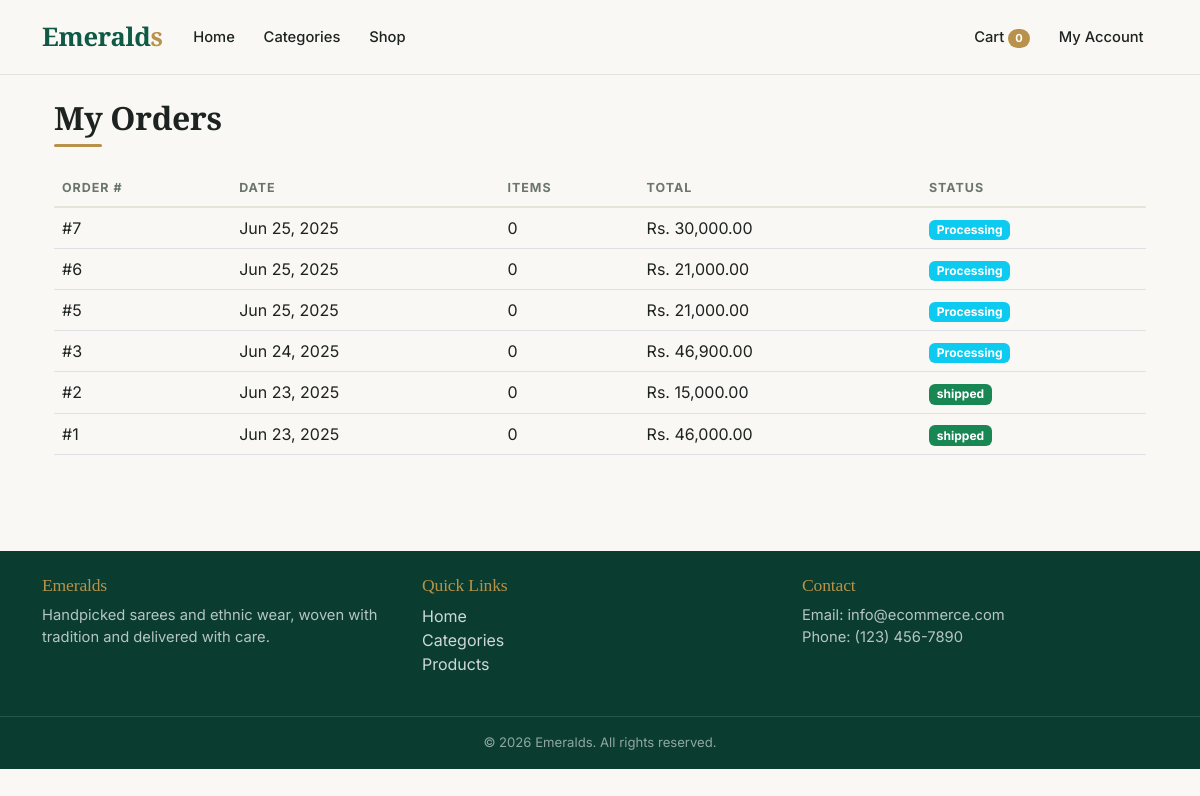
The page /customer/orders.php (signed in) on the database its author committed.
### tables this page shows
CREATE TABLE `orders` (
  `orderID` int(11) NOT NULL,
  `CustomerID` int(11) NOT NULL,
  `orderDate` datetime NOT NULL,
  `status` varchar(50) NOT NULL,
  `totalAmount` decimal(10,2) NOT NULL,
  `taxAmount` decimal(10,2) NOT NULL,
  `shippingAmount` decimal(10,2) NOT NULL,
  `discountAmount` decimal(10,2) DEFAULT 0.00,
  `paymentMethod` varchar(50) NOT NULL,
  `shippingAddress` text NOT NULL,
  `billingAddress` text NOT NULL,
  `notes` text DEFAULT NULL
);

### includes/functions.php (called while the page is built, shortened)
<?php
function getStatusBadge($status)
{
    switch (strtolower($status)) {
        case 'processing':
            return 'info';
        case 'shipped':
        case 'delivered':
        case 'completed':
            return 'success';
    }
}
function formatDate($dateString, $format = 'M d, Y')
{
    return date($format, strtotime($dateString));
}

### customer/orders.php (the view, shortened to what this page needs)
<?php
require_once '../includes/db_connect.php';
require_once '../includes/functions.php';
require_once '../includes/header.php';
$customer = $pdo->query("SELECT CustomerID FROM customer WHERE username = '{$_SESSION['username']}'")->fetch();
$customerId = $customer['CustomerID'];
$orders = $pdo->query("
    SELECT * FROM `orders`
    WHERE CustomerID = $customerId
    ORDER BY orderdate DESC
")->fetchAll(PDO::FETCH_ASSOC);
?>
<div class="container">
    <h2 class="my-4">My Orders</h2>
    <?php if (empty($orders)): ?>
        <div class="alert alert-info">You haven't placed any orders yet.</div>
        <a href="http://localhost:8080/ecommerce/shop.php" class="btn btn-danger">Start Shopping</a>
    <?php else: ?>
        <div class="table-responsive">
            <table class="table">
                <thead>
                    <tr>
                        <th>Order #</th>
                        <th>Date</th>
                        <th>Items</th>
                        <th>Total</th>
                        <th>Status</th>
                    </tr>
                </thead>
                <tbody>
                    <?php foreach ($orders as $order): ?>
                        <tr>
                            <td>#<?php echo $order['orderID']; ?></td>
                            <td><?php echo formatDate($order['orderDate']); ?></td>
                            <td>
                                <?php
                                $itemCount = $pdo->query("SELECT COUNT(*) FROM orderitem WHERE orderID = {$order['orderID']}")->fetchColumn();
                                echo $itemCount;
                                ?>
                            </td>
                            <td>Rs. <?php echo number_format($order['totalAmount'], 2); ?></td>
                            <td>
                                <span class="badge bg-<?php echo getStatusBadge($order['status']); ?>">
                                    <?php echo $order['status']; ?>
                                </span>
                            </td>
                        </tr>
                    <?php endforeach; ?>
                </tbody>
            </table>
        </div>
    <?php endif; ?>
</div>
<?php require_once '../includes/footer.php'; ?>

### assets/css/style.css (style rules this page uses)
:root { --em:#0f5a46; --em-dark:#0a3d30; --em-soft:#e7f1ed; --gold:#b8924a; --ink:#1d2321; --muted:#6b7570; --bg:#faf8f4; --line:#e8e3d9; --bs-body-font-family:'Inter',system-ui,sans-serif; --bs-body-color:var(--ink); }
body { font-family:'Inter',system-ui,sans-serif;background:var(--bg);color:var(--ink);-webkit-font-smoothing:antialiased }
h1,h2,h3,h4,h5,.navbar-brand { font-family:'Playfair Display',Georgia,serif;letter-spacing:-.01em }
h2 { font-weight:600;position:relative;padding-bottom:.6rem }
h2::after { content:"";position:absolute;left:0;bottom:0;width:48px;height:3px;background:var(--gold);border-radius:2px }
.table { --bs-table-bg:transparent }
.table thead th { font-size:.78rem;text-transform:uppercase;letter-spacing:.08em;color:var(--muted);border-bottom:2px solid var(--line) }

### rows shown on the page
orders: orderID "7", orderDate "Jun 25, 2025", itemCount "0", totalAmount "30,000.00", status "Processing"
orders: orderID "6", orderDate "Jun 25, 2025", itemCount "0", totalAmount "21,000.00", status "Processing"
orders: orderID "5", orderDate "Jun 25, 2025", itemCount "0", totalAmount "21,000.00", status "Processing"
orders: orderID "3", orderDate "Jun 24, 2025", itemCount "0", totalAmount "46,900.00", status "Processing"
orders: orderID "2", orderDate "Jun 23, 2025", itemCount "0", totalAmount "15,000.00", status "shipped"
orders: orderID "1", orderDate "Jun 23, 2025", itemCount "0", totalAmount "46,000.00", status "shipped"

### other values the page prints
$cart_item_number "0"
